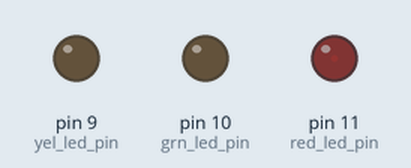
The sketch below on a simulated Arduino Uno, built with avr-gcc and run on an emulated ATmega328P. Parts: output pins drawn as LEDs (lit = HIGH).

Above: at 0.05 s.
At 2.0 s:
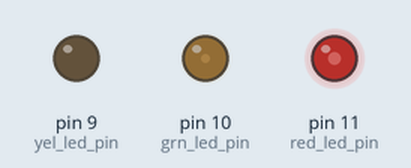
At 2.95 s:
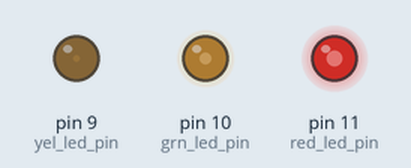
At 3.95 s:
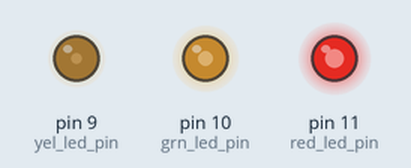
At 5.9 s:
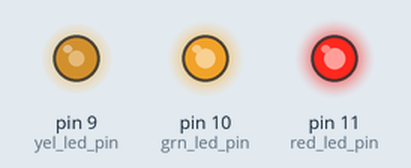
At 7.9 s:
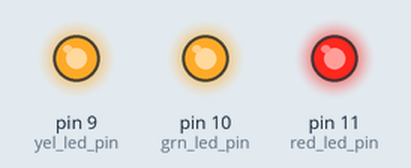
Timing chart, 0 to 10.3 s (numbered marks = the images above):
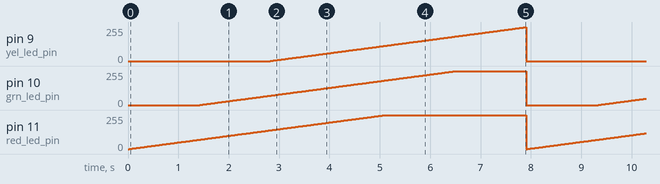

Measured:
- by itself, pin 9 (yel_led_pin): ramps from 0/255 to 254/255 and jumps back, once every 7.9 s
- by itself, pin 10 (grn_led_pin), pin 11 (red_led_pin): ramps from 0/255 to 255/255 and jumps back, once every 7.9 s

The sketch:

pwm.ino
```cpp
const int red_led_pin = 11;
const int grn_led_pin = 10;
const int yel_led_pin = 9;

void setup() {
  pinMode(red_led_pin, OUTPUT);
  pinMode(grn_led_pin, OUTPUT);
  pinMode(yel_led_pin, OUTPUT);
}

void loop() {
  // Stores the PWM duty cycles
  int brightness_1;
  int brightness_2;
  int brightness_3;

  // Increases LED brightness t different times
  for(int i=0; i < 395; i++){
    // Store brightness levels
    brightness_1 = i;
    brightness_2 = i - 70;
    brightness_3 = i - 140;

    // Limit brightness to between 0 and 255
    if(brightness_1 < 0){
      brightness_1 = 0;
    } else if(brightness_1 > 255){
      brightness_1 = 255;
    }

    if(brightness_2 < 0){
      brightness_2 = 0;
    } else if(brightness_2 > 255){
      brightness_2 = 255;
    }

    if(brightness_3 < 0){
      brightness_3 = 0;
    } else if(brightness_3 > 255){
      brightness_3 = 255;
    }

    // Set LED brightness levels
    analogWrite(red_led_pin, brightness_1);
    analogWrite(grn_led_pin, brightness_2);
    analogWrite(yel_led_pin, brightness_3);

    delay(20);
  }
}
```
